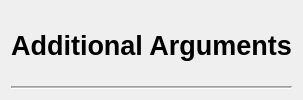
                <widget class="QWidget" name="widget_additionalArguments_2" native="true">
                 <property name="sizePolicy">
                  <sizepolicy hsizetype="Preferred" vsizetype="Maximum">
                   <horstretch>0</horstretch>
                   <verstretch>0</verstretch>
                  </sizepolicy>
                 </property>
                 <property name="toolTip">
                  <string>&lt;html&gt;&lt;head/&gt;&lt;body&gt;&lt;p&gt;Gamescope has a lot of possible launch arguments. Any of them that I did not implement are placed here.&lt;/p&gt;&lt;/body&gt;&lt;/html&gt;</string>
                 </property>
                 <layout class="QVBoxLayout" name="verticalLayout_43">
                  <item>
                   <widget class="QWidget" name="widget_56" native="true">
                    <property name="sizePolicy">
                     <sizepolicy hsizetype="Preferred" vsizetype="Minimum">
                      <horstretch>0</horstretch>
                      <verstretch>0</verstretch>
                     </sizepolicy>
                    </property>
                    <layout class="QHBoxLayout" name="horizontalLayout_40" stretch="0">
                     <property name="spacing">
                      <number>0</number>
                     </property>
                     <property name="leftMargin">
                      <number>0</number>
                     </property>
                     <property name="topMargin">
                      <number>0</number>
                     </property>
                     <property name="rightMargin">
                      <number>0</number>
                     </property>
                     <property name="bottomMargin">
                      <number>0</number>
                     </property>
                     <item>
                      <widget class="QLabel" name="label_advancedSettings_5">
                       <property name="font">
                        <font>
                         <pointsize>20</pointsize>
                         <bold>true</bold>
                        </font>
                       </property>
                       <property name="text">
                        <string>Additional Arguments</string>
                       </property>
                       <property name="scaledContents">
                        <bool>false</bool>
                       </property>
                       <property name="alignment">
                        <set>Qt::AlignmentFlag::AlignCenter</set>
                       </property>
                      </widget>
                     </item>
                    </layout>
                   </widget>
                  </item>
                  <item>
                   <widget class="Line" name="line_41">
                    <property name="sizePolicy">
                     <sizepolicy hsizetype="Minimum" vsizetype="Fixed">
                      <horstretch>0</horstretch>
                      <verstretch>0</verstretch>
                     </sizepolicy>
                    </property>
                    <property name="minimumSize">
                     <size>
                      <width>0</width>
                      <height>0</height>
                     </size>
                    </property>
                    <property name="maximumSize">
                     <size>
                      <width>16777215</width>
                      <height>16777215</height>
                     </size>
                    </property>
                    <property name="sizeIncrement">
                     <size>
                      <width>0</width>
                      <height>0</height>
                     </size>
                    </property>
                    <property name="font">
                     <font>
                      <pointsize>10</pointsize>
                     </font>
                    </property>
                    <property name="frameShadow">
                     <enum>QFrame::Shadow::Sunken</enum>
                    </property>
                    <property name="midLineWidth">
                     <number>1</number>
                    </property>
                    <property name="orientation">
                     <enum>Qt::Orientation::Horizontal</enum>
                    </property>
                   </widget>
                  </item>
                 </layout>
                </widget>
